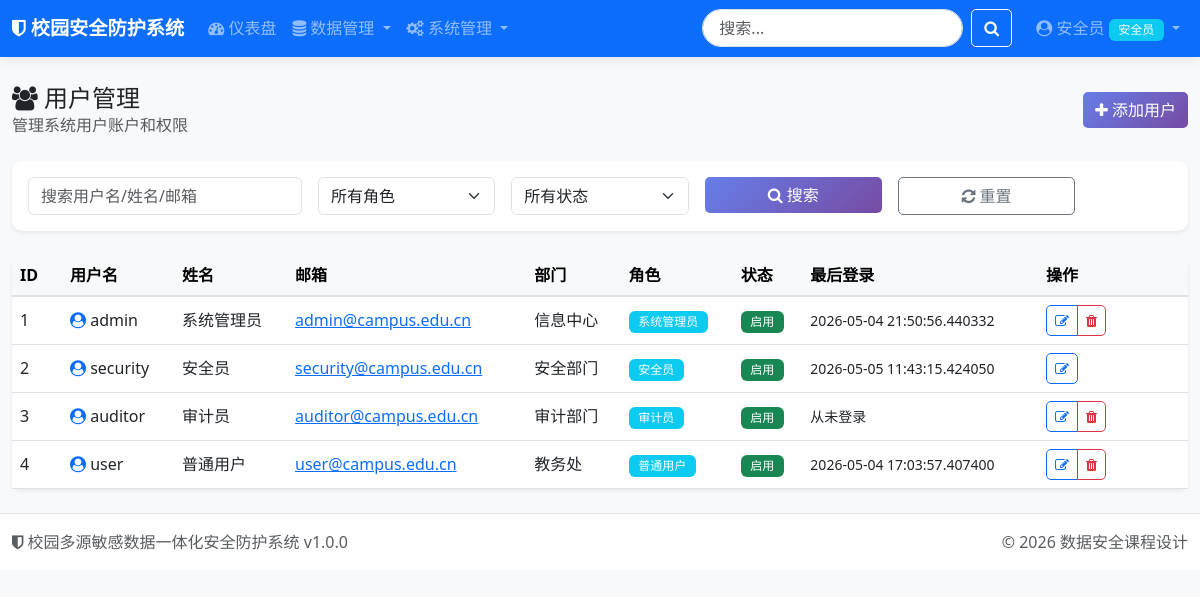
The app's page /admin/users (signed in) with its own data.
### tables this page shows
CREATE TABLE users (
                id INTEGER PRIMARY KEY AUTOINCREMENT,
                username VARCHAR(50) UNIQUE NOT NULL,
                password_hash VARCHAR(256) NOT NULL,
                salt VARCHAR(64) NOT NULL,
                real_name VARCHAR(50),
                email VARCHAR(100),
                phone VARCHAR(20),
                role_id INTEGER NOT NULL DEFAULT 3,
                department VARCHAR(100),
                position VARCHAR(50),
                status INTEGER DEFAULT 1,
                login_attempts INTEGER DEFAULT 0,
                last_login DATETIME,
                last_login_ip VARCHAR(45),
                password_changed_at DATETIME DEFAULT CURRENT_TIMESTAMP,
                created_at DATETIME DEFAULT CURRENT_TIMESTAMP,
                updated_at DATETIME DEFAULT CURRENT_TIMESTAMP,
                created_by INTEGER,
                FOREIGN KEY (role_id) REFERENCES roles(id)
            );

CREATE TABLE roles (
                id INTEGER PRIMARY KEY AUTOINCREMENT,
                name VARCHAR(50) UNIQUE NOT NULL,
                code VARCHAR(50) UNIQUE NOT NULL,
                description VARCHAR(200),
                level INTEGER DEFAULT 0,
                status INTEGER DEFAULT 1,
                created_at DATETIME DEFAULT CURRENT_TIMESTAMP,
                updated_at DATETIME DEFAULT CURRENT_TIMESTAMP
            );

### app/routes/admin.py (the view)
@admin_bp.route('/users')
@login_required
@permission_required('user:view')
def users():
    db = get_db()
    page = request.args.get('page', 1, type=int)
    per_page = 20
    offset = (page - 1) * per_page
    search = request.args.get('search', '')
    role_filter = request.args.get('role', '')
    status_filter = request.args.get('status', '')
    conditions = []
    params = []
    if search:
        conditions.append("(username LIKE ? OR real_name LIKE ? OR email LIKE ?)")
        params.extend([f'%{search}%', f'%{search}%', f'%{search}%'])
    if role_filter:
        conditions.append("role_id = ?")
        params.append(int(role_filter))
    if status_filter:
        conditions.append("status = ?")
        params.append(int(status_filter))
    where_clause = " AND ".join(conditions) if conditions else "1=1"
    count_query = f"SELECT COUNT(*) as count FROM users WHERE {where_clause}"
    total = db.fetch_one(count_query, tuple(params))['count']
    query = f"""
        SELECT u.*, r.name as role_name, r.code as role_code
        FROM users u
        LEFT JOIN roles r ON u.role_id = r.id
        WHERE {where_clause}
        ORDER BY u.created_at DESC
        LIMIT ? OFFSET ?
    """
    params.extend([per_page, offset])
    users_list = db.fetch_all(query, tuple(params))
    roles = rbac.get_all_roles()
    return render_template('admin/users.html',
                           users=users_list,
                           roles=roles,
                           page=page,
                           total=total,
                           per_page=per_page,
                           search=search,
                           role_filter=role_filter,
                           status_filter=status_filter,
                           title='用户管理')

### app.py (called while the page is built)
@login_manager.user_loader
def load_user(user_id):
    return User.get(user_id)

def register_context_processors():
    @app.context_processor
    def inject_now():
        return {'now': datetime.now()}
    @app.context_processor
    def inject_config():
        return {'config': Config}

### core/auth.py (called while the page is built)
    @property
    def is_authenticated(self) -> bool:
        return True

    def get_role(self) -> Dict[str, Any]:
        if self._role is None:
            from core.database import get_db
            db = get_db()
            self._role = db.fetch_one(
                "SELECT * FROM roles WHERE id = ?",
                (self.role_id,)
            )
        return self._role

    def get_permissions(self) -> List[str]:
        if self._permissions is None:
            from core.database import get_db
            db = get_db()
            results = db.fetch_all(
                """
                SELECT p.code
                FROM permissions p
                JOIN role_permissions rp ON p.id = rp.permission_id
                WHERE rp.role_id = ?
                """,
                (self.role_id,)
            )
            self._permissions = [r['code'] for r in results]
        return self._permissions

    def has_permission(self, permission: str) -> bool:
        return permission in self.get_permissions()

    @staticmethod
    def get(user_id: int) -> Optional['User']:
        from core.database import get_db
        db = get_db()
        user_data = db.fetch_one(
            "SELECT * FROM users WHERE id = ?",
            (user_id,)
        )
        return User(user_data) if user_data else None

### core/database.py (called while the page is built, shortened)
def get_db() -> DatabaseManager:
    if _db_manager is None:
        raise RuntimeError("数据库未初始化，请先调用 init_database()")
    return _db_manager

    def get_connection(self) -> sqlite3.Connection:
        return _local.connection

    def fetch_one(self, query: str, params: tuple = None) -> Optional[Dict]:
        conn = self.get_connection()
        cursor = conn.cursor()
        if params:
            cursor.execute(query, params)
        else:
            cursor.execute(query)
        row = cursor.fetchone()
        return dict(row) if row else None

    def fetch_all(self, query: str, params: tuple = None) -> List[Dict]:
        conn = self.get_connection()
        cursor = conn.cursor()
        if params:
            cursor.execute(query, params)
        else:
            cursor.execute(query)
        rows = cursor.fetchall()
        return [dict(row) for row in rows]

### templates/admin/users.html (shortened to what this page needs)
{% extends "base.html" %}
{% block content %}
<div class="d-flex justify-content-between align-items-center mb-4">
    <div>
        <h4 class="mb-0"><i class="fa fa-users"></i> 用户管理</h4>
        <p class="text-muted mb-0">管理系统用户账户和权限</p>
    </div>
    <div>
        <a href="{{ url_for('admin.create_user') }}" class="btn btn-primary">
            <i class="fa fa-plus"></i> 添加用户
        </a>
    </div>
</div>
<div class="card border-0 shadow-sm mb-4">
    <div class="card-body">
        <form method="GET" class="row g-3">
            <div class="col-md-3">
                <input type="text" class="form-control" name="search"
                       placeholder="搜索用户名/姓名/邮箱" value="{{ search }}">
            </div>
            <div class="col-md-2">
                <select class="form-select" name="role">
                    <option value="">所有角色</option>
                </select>
            </div>
            <div class="col-md-2">
                <select class="form-select" name="status">
                    <option value="">所有状态</option>
                </select>
            </div>
            <div class="col-md-2">
                <button type="submit" class="btn btn-primary w-100">
                    <i class="fa fa-search"></i> 搜索
                </button>
            </div>
            <div class="col-md-2">
                <a href="{{ url_for('admin.users') }}" class="btn btn-outline-secondary w-100">
                    <i class="fa fa-refresh"></i> 重置
                </a>
            </div>
        </form>
    </div>
</div>
<div class="card border-0 shadow-sm">
    <div class="card-body p-0">
        <div class="table-responsive">
            <table class="table table-hover mb-0">
                <thead class="table-light">
                    <tr>
                        <th width="50">ID</th>
                        <th>用户名</th>
                        <th>姓名</th>
                        <th>邮箱</th>
                        <th>部门</th>
                        <th>角色</th>
                        <th>状态</th>
                        <th>最后登录</th>
                        <th width="150">操作</th>
                    </tr>
                </thead>
                <tbody>
                    {% for user in users %}
                    <tr>
                        <td>{{ user.id }}</td>
                        <td>
                            <i class="fa fa-user-circle text-primary"></i>
                            {{ user.username }}
                        </td>
                        <td>{{ user.real_name or '-' }}</td>
                        <td>
                            {% if user.email %}
                            <a href="mailto:{{ user.email }}">{{ user.email }}</a>
                            {% else %}
                            -
                            {% endif %}
                        </td>
                        <td>{{ user.department or '-' }}</td>
                        <td>
                            <span class="badge bg-info">{{ user.role_name or '未分配' }}</span>
                        </td>
                        <td>
                            {% if user.status == 1 %}
                            <span class="badge bg-success">启用</span>
                            {% else %}
                            <span class="badge bg-danger">禁用</span>
                            {% endif %}
                        </td>
                        <td>
                            <small>{{ user.last_login or '从未登录' }}</small>
                        </td>
                        <td>
                            <div class="btn-group btn-group-sm">
                                <a href="{{ url_for('admin.edit_user', user_id=user.id) }}"
                                   class="btn btn-outline-primary" title="编辑">
                                    <i class="fa fa-edit"></i>
                                </a>
                                {% if user.id != current_user.id %}
                                <button type="button" class="btn btn-outline-danger"
                                        onclick="confirmDelete({{ user.id }}, '{{ user.username }}')" title="删除">
                                    <i class="fa fa-trash"></i>
                                </button>
                                {% endif %}
                            </div>
                        </td>
                    </tr>
                    {% endfor %}
                </tbody>
            </table>
        </div>
    </div>
</div>
{% endblock %}

### templates/base.html (shortened to what this page needs)
<!DOCTYPE html>
<html lang="zh-CN">
<head>
    <link href="https://cdn.jsdelivr.net/npm/bootstrap@5.3.0/dist/css/bootstrap.min.css" rel="stylesheet">
    <link href="https://cdn.jsdelivr.net/npm/font-awesome@4.7.0/css/font-awesome.min.css" rel="stylesheet">
    <link href="{{ url_for('static', filename='css/style.css') }}" rel="stylesheet">
</head>
<body class="bg-light">
    <nav class="navbar navbar-expand-lg navbar-dark bg-primary fixed-top">
        <div class="container-fluid">
            <a class="navbar-brand" href="{{ url_for('main.index') }}">
                <i class="fa fa-shield"></i> 校园安全防护系统
            </a>
            <div class="collapse navbar-collapse" id="navbarNav">
                <ul class="navbar-nav me-auto">
                    <li class="nav-item">
                        <a class="nav-link" href="{{ url_for('main.dashboard') }}">
                            <i class="fa fa-dashboard"></i> 仪表盘
                        </a>
                    </li>
                    <li class="nav-item dropdown">
                        <a class="nav-link dropdown-toggle" href="#" data-bs-toggle="dropdown">
                            <i class="fa fa-database"></i> 数据管理
                        </a>
                    </li>
                    {% if current_user.is_authenticated and current_user.has_permission('user:view') %}
                    <li class="nav-item dropdown">
                        <a class="nav-link dropdown-toggle" href="#" data-bs-toggle="dropdown">
                            <i class="fa fa-cogs"></i> 系统管理
                        </a>
                    </li>
                    {% endif %}
                </ul>
                <form class="d-flex me-3" action="{{ url_for('main.search') }}" method="get">
                    <input class="form-control me-2" type="search" name="q" placeholder="搜索..."
                        value="{{ request.args.get('q', '') }}">
                    <button class="btn btn-outline-light" type="submit">
                        <i class="fa fa-search"></i>
                    </button>
                </form>
                <ul class="navbar-nav">
                    {% if current_user.is_authenticated %}
                    <li class="nav-item dropdown">
                        <a class="nav-link dropdown-toggle" href="#" data-bs-toggle="dropdown">
                            <i class="fa fa-user-circle"></i>
                            {{ current_user.real_name or current_user.username }}
                            {% if current_user.get_role() %}
                            <span class="badge bg-info">{{ current_user.get_role()['name'] }}</span>
                            {% endif %}
                        </a>
                    </li>
                    {% else %}
                    <li class="nav-item">
                        <a class="nav-link" href="{{ url_for('auth.login') }}">
                            <i class="fa fa-sign-in"></i> 登录
                        </a>
                    </li>
                    {% endif %}
                </ul>
            </div>
        </div>
    </nav>
    <main class="container-fluid py-4" style="margin-top: 60px;">
        {% block content %}{% endblock %}
    </main>
    <footer class="footer mt-auto py-3 bg-white border-top">
        <div class="container-fluid">
            <div class="row">
                <div class="col-md-6">
                    <span class="text-muted">
                        <i class="fa fa-shield"></i> 校园多源敏感数据一体化安全防护系统 v1.0.0
                    </span>
                </div>
                <div class="col-md-6 text-end">
                    <span class="text-muted">
                        © 2026 数据安全课程设计
                    </span>
                </div>
            </div>
        </div>
    </footer>
</body>
</html>

### static/css/style.css (style rules this page uses)
:root { --primary-color: #667eea; --secondary-color: #764ba2; --success-color: #28a745; --danger-color: #dc3545; --warning-color: #ffc107; --info-color: #17a2b8; }
body { font-family: 'Segoe UI', 'Microsoft YaHei', sans-serif; background-color: #f5f7fa; min-height: 100vh; }
.navbar { box-shadow: 0 2px 10px rgba(0, 0, 0, 0.1); }
.navbar-brand { font-weight: 600; font-size: 1.2rem; }
.nav-link { transition: all 0.3s ease; }
.card { border-radius: 10px; transition: all 0.3s ease; }
.table { margin-bottom: 0; }
.table th { font-weight: 600; background-color: #f8f9fa; border-bottom: 2px solid #dee2e6; }
.table td { vertical-align: middle; }
.btn { border-radius: 5px; transition: all 0.3s ease; }
.btn-primary { background: linear-gradient(135deg, #667eea 0%, #764ba2 100%); border: none; }
.badge { font-weight: 500; padding: 0.4em 0.8em; }
.btn-group-sm > .btn { padding: 0.25rem 0.5rem; }
.footer { background-color: white; border-top: 1px solid #e9ecef; }
.form-control[type="search"] { border-radius: 20px; padding-left: 1rem; }

### records on screen
users: real_name "安全员", id "2", username "security", email "security@campus.edu.cn", department "安全部门", name "安全员", status "启用", last_login "2026-05-05 11:43:15.424050"
roles: name "安全员"
users: id "1", username "admin", real_name "系统管理员", email "admin@campus.edu.cn", department "信息中心", name "系统管理员", status "启用", last_login "2026-05-04 21:50:56.440332"
users: id "3", username "auditor", real_name "审计员", email "auditor@campus.edu.cn", department "审计部门", name "审计员", status "启用", last_login "从未登录"
users: id "4", username "user", real_name "普通用户", email "user@campus.edu.cn", department "教务处", name "普通用户", status "启用", last_login "2026-05-04 17:03:57.407400"
